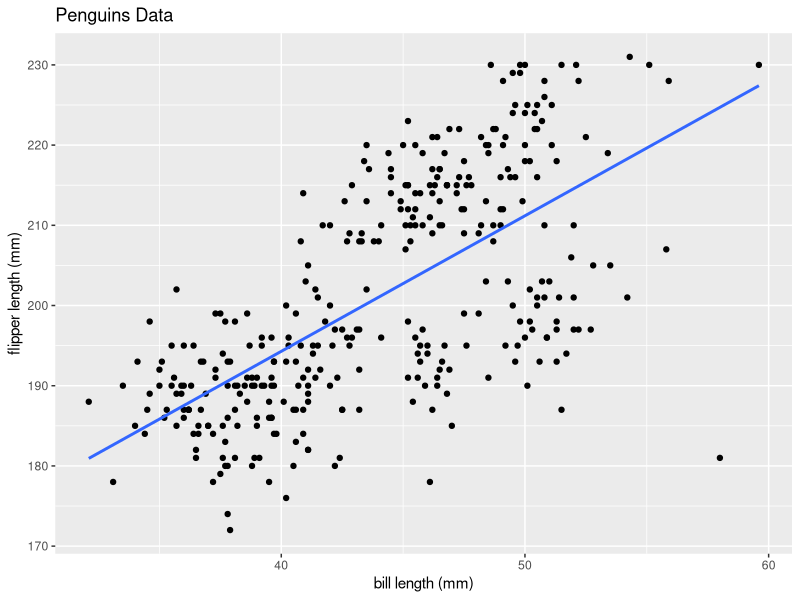
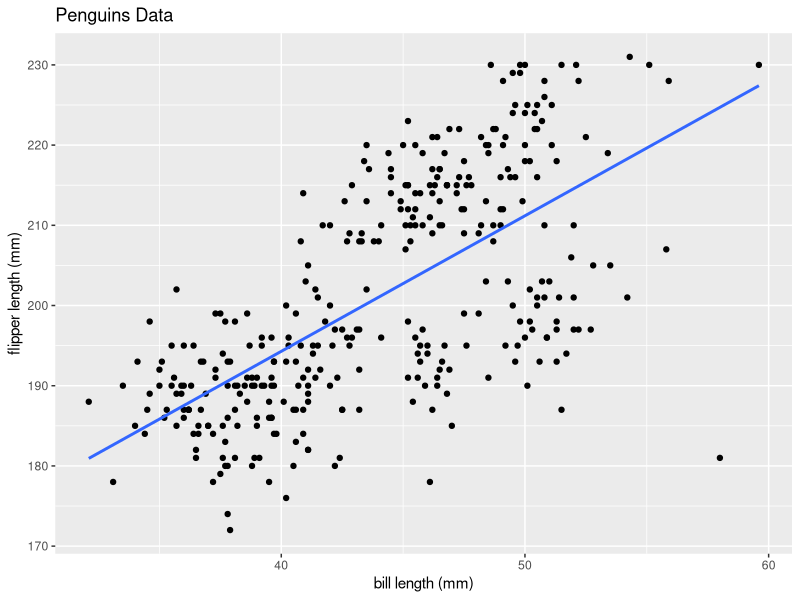
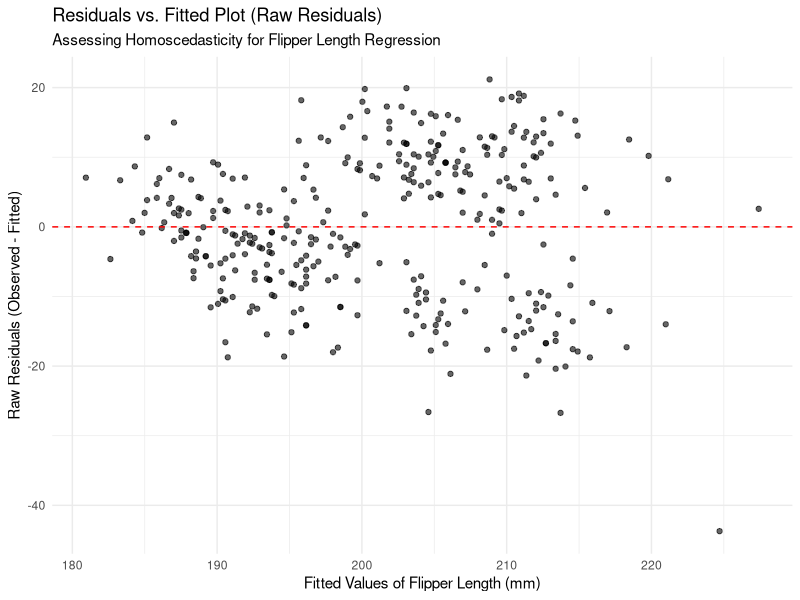
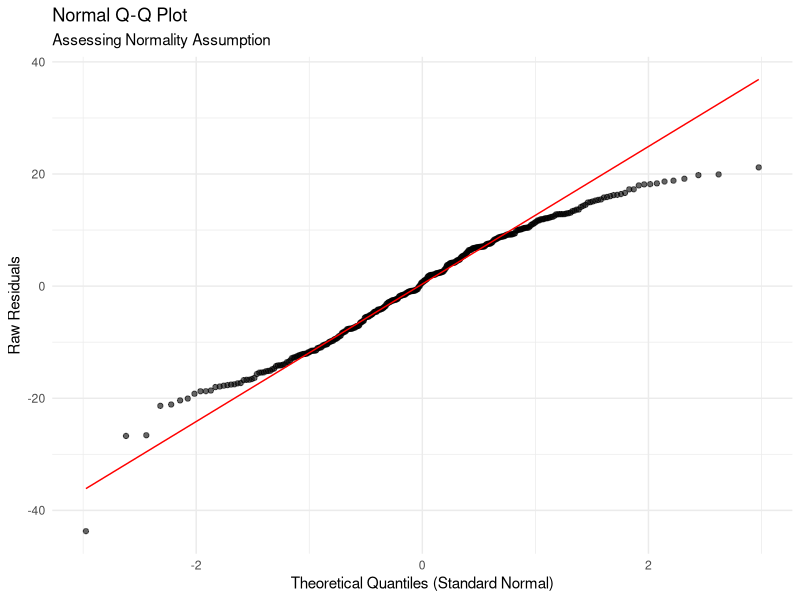
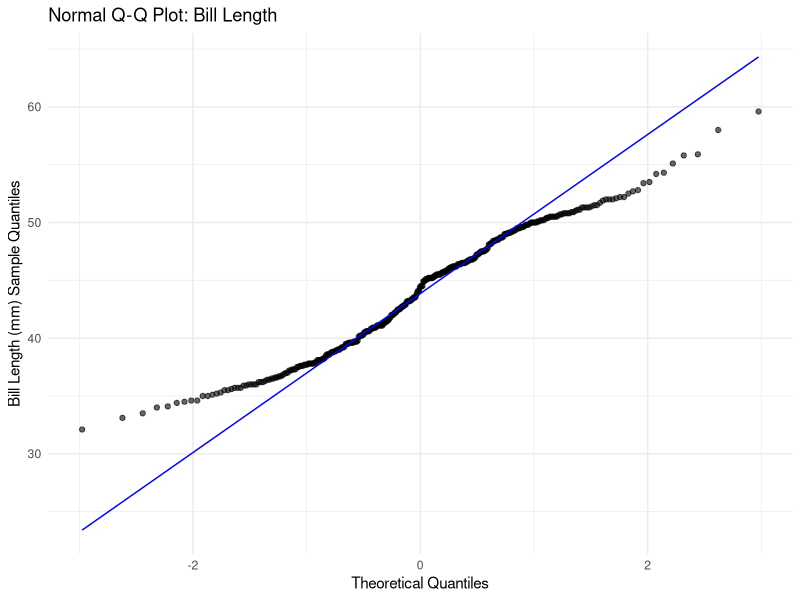
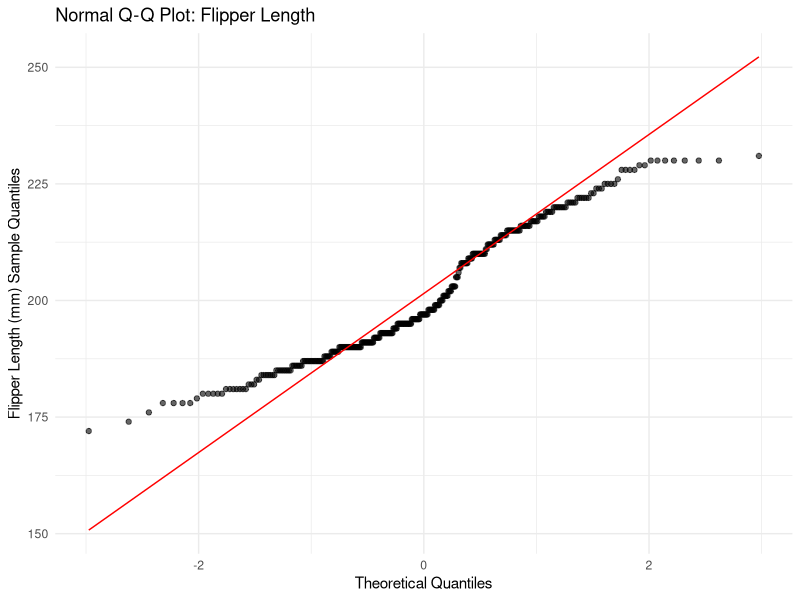

Write R code to recreate these figures, in order.
## ---- chunk 1
#| echo: false

library(tidyverse)
library(palmerpenguins)
library(broom)
library(kableExtra)
## ---- chunk 2
#| echo: false
penguins |>
  ggplot(
    aes(x = bill_length_mm, y = flipper_length_mm)) + 
  geom_point() + 
  labs(title = "Penguins Data",
       x = "bill length (mm)",
       y = "flipper length (mm)") + 
  geom_smooth(method = "lm" , se = F)
## ---- chunk 3
model1 <- lm(flipper_length_mm ~ bill_length_mm, data = penguins)

tidy(model1) |> 
  select(term, estimate) |>
  kbl(digits = 3)
## ---- chunk 4
penguins |>
  filter(!is.na(flipper_length_mm)) |>
  summarise(sd_bill = sd(bill_length_mm, na.rm = T),
            sd_flip = sd(flipper_length_mm, na.rm = T), 
            cor = cor(flipper_length_mm, bill_length_mm))
## ---- chunk 5
#| echo: false
penguins |>
  ggplot(
    aes(x = bill_length_mm, y = flipper_length_mm)) + 
  geom_point() + 
  labs(title = "Penguins Data",
       x = "bill length (mm)",
       y = "flipper length (mm)") + 
  geom_smooth(method = "lm" , se = F)
## ---- chunk 6
# Load necessary libraries
library(palmerpenguins)
library(ggplot2)
library(dplyr)

# 1. Fit the Linear Regression Model
# Remove NA values needed for the model to run
penguins_clean <- penguins |>
  filter(!is.na(bill_length_mm) & !is.na(flipper_length_mm))

model <- lm(flipper_length_mm ~ bill_length_mm, data = penguins_clean)

# 2. Extract Diagnostic Data (Using Raw Residuals)
# The 'resid(model)' function extracts the raw residuals (Y_i - Y_hat_i)
model_diagnostic_data <- penguins_clean |>
  mutate(
    Fitted_Values = predict(model),         # Predicted (Fitted) values (Y-hat)
    Raw_Residuals = resid(model)            # Raw residuals (e_i)
  )

# 3. Create the Residuals vs. Fitted Plot (Equal Variance Assessment)
equal_variance_plot <- model_diagnostic_data |>
  ggplot(aes(x = Fitted_Values, y = Raw_Residuals)) +
  
  # Scatter plot of residuals against fitted values
  geom_point(alpha = 0.6) +
  
  # Horizontal line at y=0 (The mean of the residuals is always zero)
  geom_hline(yintercept = 0, linetype = "dashed", color = "red") +
  
  labs(
    title = "Residuals vs. Fitted Plot (Raw Residuals)",
    subtitle = "Assessing Homoscedasticity for Flipper Length Regression",
    x = "Fitted Values of Flipper Length (mm)",
    y = "Raw Residuals (Observed - Fitted)"
  ) +
  theme_minimal()

# Display the plot
print(equal_variance_plot)
## ---- chunk 7
# Load necessary libraries
library(palmerpenguins)
library(ggplot2)
library(dplyr)

# 1. Fit the Linear Regression Model
# Ensure NA values are filtered for the model fit
penguins_clean <- penguins |>
  filter(!is.na(bill_length_mm) & !is.na(flipper_length_mm))

model <- lm(flipper_length_mm ~ bill_length_mm, data = penguins_clean)

# 2. Extract Raw Residuals
# Create a data frame containing only the raw residuals
residuals_df <- data.frame(Raw_Residuals = resid(model))

# 3. Create the Normal Q-Q Plot
qq_plot_raw <- residuals_df |>
  ggplot(aes(sample = Raw_Residuals)) +
  
  # Scatter plot: Raw residuals (Y) vs. Theoretical Quantiles (X)
  geom_qq(alpha = 0.6) + 
  
  # The red line represents the expected relationship for normal data
  geom_qq_line(color = "red") + 
  
  labs(
    title = "Normal Q-Q Plot",
    subtitle = "Assessing Normality Assumption",
    x = "Theoretical Quantiles (Standard Normal)",
    y = "Raw Residuals"
  ) +
  theme_minimal()

# Display the plot
print(qq_plot_raw)
## ---- chunk 8
model1 <- lm(flipper_length_mm ~ bill_length_mm, data = penguins)

tidy(model1) |>
  kbl(digits = 3)
## ---- chunk 9
tidy(model1) |>
  kbl(digits = 3)
## ---- chunk 10
tidy(model1) |>
  kbl(digits = 3)
## ---- chunk 11
predict(model1,
        newdata = data.frame(bill_length_mm = 40),
        interval = "confidence")
## ---- chunk 12
predict(model1,
        newdata = data.frame(bill_length_mm = 40),
        interval = "prediction")
## ---- chunk 13
penguins |>
  filter(!is.na(flipper_length_mm)) |>
  summarise(cor = cor(bill_length_mm, flipper_length_mm))
## ---- chunk 14
# Load necessary libraries
library(palmerpenguins)
library(ggplot2)
library(dplyr)
library(patchwork) # For arranging the two plots side-by-side
library(tidyr)     # To help with filtering NAs

# 1. Prepare and Clean Data
# We need to ensure we don't have NAs in the variables we are plotting
penguins_clean <- penguins |>
  select(bill_length_mm, flipper_length_mm) |>
  drop_na()

# 2. Plot Bill Length (mm)
plot_bill_qq <- penguins_clean |>
  ggplot(aes(sample = bill_length_mm)) +
  geom_qq(alpha = 0.6) + 
  geom_qq_line(color = "blue") + 
  labs(
    title = "Normal Q-Q Plot: Bill Length",
    x = "Theoretical Quantiles",
    y = "Bill Length (mm) Sample Quantiles"
  ) +
  theme_minimal()

# 3. Plot Flipper Length (mm)
plot_flipper_qq <- penguins_clean |>
  ggplot(aes(sample = flipper_length_mm)) +
  geom_qq(alpha = 0.6) + 
  geom_qq_line(color = "red") + 
  labs(
    title = "Normal Q-Q Plot: Flipper Length",
    x = "Theoretical Quantiles",
    y = "Flipper Length (mm) Sample Quantiles"
  ) +
  theme_minimal()

# 4. Display Plots Side-by-Side using patchwork
# This allows for easy comparison
plot_bill_qq 
## ---- chunk 15
plot_flipper_qq
